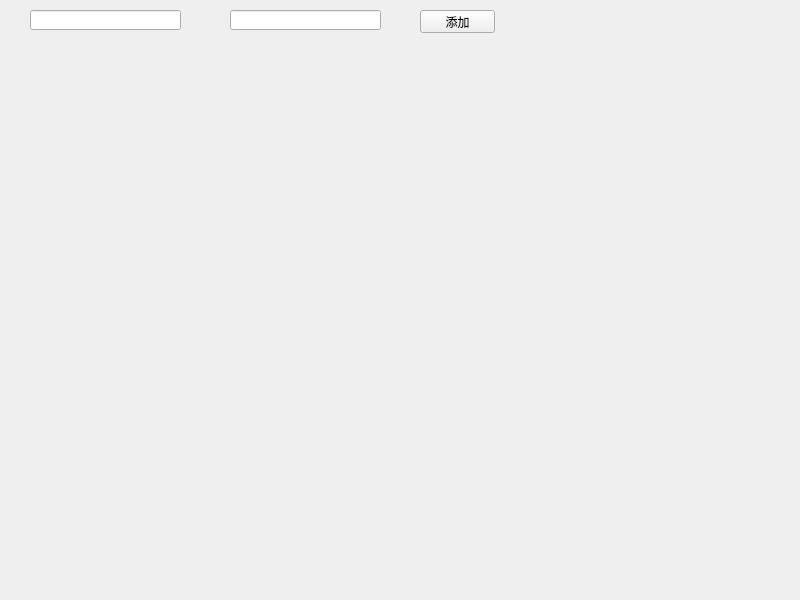
<?xml version="1.0" encoding="UTF-8"?>
<ui version="4.0">
 <class>CreateSqlApp</class>
 <widget class="QWidget" name="CreateSqlApp">
  <property name="geometry">
   <rect>
    <x>0</x>
    <y>0</y>
    <width>800</width>
    <height>600</height>
   </rect>
  </property>
  <property name="windowTitle">
   <string>CreateSqlApp</string>
  </property>
  <widget class="QLineEdit" name="idEdit">
   <property name="geometry">
    <rect>
     <x>30</x>
     <y>10</y>
     <width>151</width>
     <height>20</height>
    </rect>
   </property>
  </widget>
  <widget class="QLineEdit" name="nameEdit">
   <property name="geometry">
    <rect>
     <x>230</x>
     <y>10</y>
     <width>151</width>
     <height>20</height>
    </rect>
   </property>
  </widget>
  <widget class="QPushButton" name="pushButton">
   <property name="geometry">
    <rect>
     <x>420</x>
     <y>10</y>
     <width>75</width>
     <height>23</height>
    </rect>
   </property>
   <property name="text">
    <string>添加</string>
   </property>
  </widget>
 </widget>
 <resources/>
 <connections/>
</ui>
